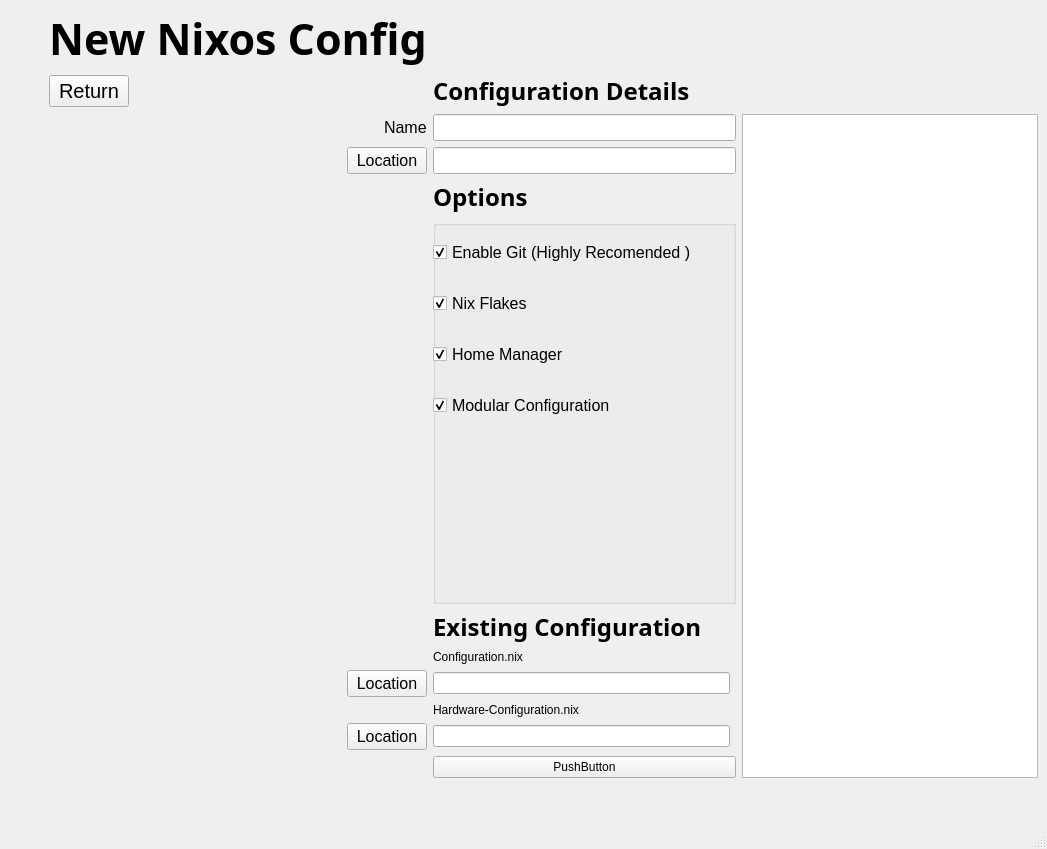
<?xml version="1.0" encoding="UTF-8"?>
<ui version="4.0">
 <class>MainWindow</class>
 <widget class="QMainWindow" name="MainWindow">
  <property name="geometry">
   <rect>
    <x>0</x>
    <y>0</y>
    <width>1047</width>
    <height>849</height>
   </rect>
  </property>
  <property name="sizePolicy">
   <sizepolicy hsizetype="Expanding" vsizetype="Expanding">
    <horstretch>1</horstretch>
    <verstretch>1</verstretch>
   </sizepolicy>
  </property>
  <property name="windowTitle">
   <string>MainWindow</string>
  </property>
  <widget class="QWidget" name="initNixosConfigWidget">
   <property name="sizePolicy">
    <sizepolicy hsizetype="Expanding" vsizetype="Expanding">
     <horstretch>1</horstretch>
     <verstretch>1</verstretch>
    </sizepolicy>
   </property>
   <layout class="QGridLayout" name="gridLayout" rowstretch="0,0,0,0,0,0,0,0,0,0,0,0,0" columnstretch="0,0,0,0,0">
    <property name="sizeConstraint">
     <enum>QLayout::SetNoConstraint</enum>
    </property>
    <property name="horizontalSpacing">
     <number>6</number>
    </property>
    <item row="5" column="2" colspan="2">
     <widget class="QGroupBox" name="groupBox">
      <property name="sizePolicy">
       <sizepolicy hsizetype="Expanding" vsizetype="Expanding">
        <horstretch>0</horstretch>
        <verstretch>0</verstretch>
       </sizepolicy>
      </property>
      <property name="title">
       <string/>
      </property>
      <property name="checkable">
       <bool>false</bool>
      </property>
      <widget class="QWidget" name="verticalLayoutWidget">
       <property name="geometry">
        <rect>
         <x>0</x>
         <y>0</y>
         <width>411</width>
         <height>220</height>
        </rect>
       </property>
       <layout class="QVBoxLayout" name="verticalLayout">
        <item>
         <widget class="QCheckBox" name="enableGit">
          <property name="enabled">
           <bool>true</bool>
          </property>
          <property name="font">
           <font>
            <pointsize>12</pointsize>
           </font>
          </property>
          <property name="text">
           <string>Enable Git (Highly Recomended )</string>
          </property>
          <property name="checked">
           <bool>true</bool>
          </property>
         </widget>
        </item>
        <item>
         <widget class="QCheckBox" name="enableFlakes">
          <property name="font">
           <font>
            <pointsize>12</pointsize>
           </font>
          </property>
          <property name="text">
           <string>Nix Flakes</string>
          </property>
          <property name="checked">
           <bool>true</bool>
          </property>
         </widget>
        </item>
        <item>
         <widget class="QCheckBox" name="enableHomeManager">
          <property name="font">
           <font>
            <pointsize>12</pointsize>
           </font>
          </property>
          <property name="text">
           <string>Home Manager</string>
          </property>
          <property name="checked">
           <bool>true</bool>
          </property>
         </widget>
        </item>
        <item>
         <widget class="QCheckBox" name="enableModularConfig">
          <property name="font">
           <font>
            <pointsize>12</pointsize>
           </font>
          </property>
          <property name="text">
           <string>Modular Configuration</string>
          </property>
          <property name="checked">
           <bool>true</bool>
          </property>
         </widget>
        </item>
       </layout>
      </widget>
     </widget>
    </item>
    <item row="9" column="2">
     <widget class="QLabel" name="label_8">
      <property name="text">
       <string>Hardware-Configuration.nix</string>
      </property>
     </widget>
    </item>
    <item row="6" column="2">
     <widget class="QLabel" name="label_6">
      <property name="font">
       <font>
        <family>cursor.pcf</family>
        <pointsize>18</pointsize>
        <weight>75</weight>
        <bold>true</bold>
       </font>
      </property>
      <property name="text">
       <string>Existing Configuration</string>
      </property>
     </widget>
    </item>
    <item row="7" column="2">
     <widget class="QLabel" name="label_7">
      <property name="text">
       <string>Configuration.nix</string>
      </property>
     </widget>
    </item>
    <item row="3" column="1" alignment="Qt::AlignRight">
     <widget class="QPushButton" name="newConfigLocation">
      <property name="sizePolicy">
       <sizepolicy hsizetype="Fixed" vsizetype="Fixed">
        <horstretch>0</horstretch>
        <verstretch>0</verstretch>
       </sizepolicy>
      </property>
      <property name="font">
       <font>
        <pointsize>12</pointsize>
       </font>
      </property>
      <property name="text">
       <string>Location</string>
      </property>
      <property name="icon">
       <iconset>
        <normaloff>:/icons/assets/icons/folder.png</normaloff>:/icons/assets/icons/folder.png</iconset>
      </property>
     </widget>
    </item>
    <item row="3" column="2" colspan="2">
     <widget class="QLineEdit" name="newConfig">
      <property name="font">
       <font>
        <pointsize>12</pointsize>
       </font>
      </property>
     </widget>
    </item>
    <item row="4" column="2" colspan="2">
     <widget class="QLabel" name="label_5">
      <property name="sizePolicy">
       <sizepolicy hsizetype="Preferred" vsizetype="Fixed">
        <horstretch>0</horstretch>
        <verstretch>0</verstretch>
       </sizepolicy>
      </property>
      <property name="font">
       <font>
        <family>cursor.pcf</family>
        <pointsize>18</pointsize>
        <weight>75</weight>
        <bold>true</bold>
       </font>
      </property>
      <property name="text">
       <string>Options</string>
      </property>
     </widget>
    </item>
    <item row="8" column="2">
     <widget class="QLineEdit" name="existingConfig"/>
    </item>
    <item row="2" column="1" alignment="Qt::AlignRight">
     <widget class="QLabel" name="label_3">
      <property name="font">
       <font>
        <pointsize>12</pointsize>
       </font>
      </property>
      <property name="text">
       <string>Name</string>
      </property>
     </widget>
    </item>
    <item row="4" column="0">
     <spacer name="horizontalSpacer_2">
      <property name="orientation">
       <enum>Qt::Horizontal</enum>
      </property>
      <property name="sizeType">
       <enum>QSizePolicy::Minimum</enum>
      </property>
      <property name="sizeHint" stdset="0">
       <size>
        <width>40</width>
        <height>20</height>
       </size>
      </property>
     </spacer>
    </item>
    <item row="8" column="1" alignment="Qt::AlignRight">
     <widget class="QPushButton" name="existingConfigLocation">
      <property name="sizePolicy">
       <sizepolicy hsizetype="Fixed" vsizetype="Fixed">
        <horstretch>0</horstretch>
        <verstretch>0</verstretch>
       </sizepolicy>
      </property>
      <property name="font">
       <font>
        <pointsize>12</pointsize>
       </font>
      </property>
      <property name="text">
       <string>Location</string>
      </property>
      <property name="icon">
       <iconset>
        <normaloff>:/icons/assets/icons/folder.png</normaloff>:/icons/assets/icons/folder.png</iconset>
      </property>
     </widget>
    </item>
    <item row="11" column="2" colspan="2">
     <widget class="QPushButton" name="pushButton_3">
      <property name="text">
       <string>PushButton</string>
      </property>
     </widget>
    </item>
    <item row="0" column="1">
     <widget class="QLabel" name="label">
      <property name="font">
       <font>
        <family>cursor.pcf</family>
        <pointsize>32</pointsize>
        <weight>75</weight>
        <bold>true</bold>
       </font>
      </property>
      <property name="text">
       <string>New Nixos Config</string>
      </property>
      <property name="alignment">
       <set>Qt::AlignCenter</set>
      </property>
     </widget>
    </item>
    <item row="2" column="2" colspan="2">
     <widget class="QLineEdit" name="lineEdit">
      <property name="sizePolicy">
       <sizepolicy hsizetype="Preferred" vsizetype="Fixed">
        <horstretch>0</horstretch>
        <verstretch>0</verstretch>
       </sizepolicy>
      </property>
      <property name="font">
       <font>
        <pointsize>12</pointsize>
       </font>
      </property>
     </widget>
    </item>
    <item row="1" column="2" colspan="2">
     <widget class="QLabel" name="label_4">
      <property name="sizePolicy">
       <sizepolicy hsizetype="Fixed" vsizetype="Fixed">
        <horstretch>0</horstretch>
        <verstretch>0</verstretch>
       </sizepolicy>
      </property>
      <property name="font">
       <font>
        <family>cursor.pcf</family>
        <pointsize>18</pointsize>
        <weight>75</weight>
        <bold>true</bold>
       </font>
      </property>
      <property name="text">
       <string>Configuration Details</string>
      </property>
     </widget>
    </item>
    <item row="10" column="2">
     <widget class="QLineEdit" name="existingHardwareConfig"/>
    </item>
    <item row="1" column="1">
     <widget class="QPushButton" name="pushButton">
      <property name="sizePolicy">
       <sizepolicy hsizetype="Fixed" vsizetype="Fixed">
        <horstretch>0</horstretch>
        <verstretch>0</verstretch>
       </sizepolicy>
      </property>
      <property name="font">
       <font>
        <pointsize>15</pointsize>
       </font>
      </property>
      <property name="text">
       <string>Return</string>
      </property>
      <property name="icon">
       <iconset>
        <normaloff>:/icons/assets/icons/back_arrow.png</normaloff>:/icons/assets/icons/back_arrow.png</iconset>
      </property>
      <property name="iconSize">
       <size>
        <width>32</width>
        <height>32</height>
       </size>
      </property>
     </widget>
    </item>
    <item row="0" column="2" alignment="Qt::AlignHCenter">
     <widget class="QLabel" name="label_2">
      <property name="maximumSize">
       <size>
        <width>50</width>
        <height>50</height>
       </size>
      </property>
      <property name="text">
       <string/>
      </property>
      <property name="pixmap">
       <pixmap>:/icons/assets/icons/nix.png</pixmap>
      </property>
      <property name="scaledContents">
       <bool>true</bool>
      </property>
     </widget>
    </item>
    <item row="10" column="1" alignment="Qt::AlignRight">
     <widget class="QPushButton" name="existingHardwareConfigLocation">
      <property name="sizePolicy">
       <sizepolicy hsizetype="Fixed" vsizetype="Fixed">
        <horstretch>0</horstretch>
        <verstretch>0</verstretch>
       </sizepolicy>
      </property>
      <property name="font">
       <font>
        <pointsize>12</pointsize>
       </font>
      </property>
      <property name="text">
       <string>Location</string>
      </property>
      <property name="icon">
       <iconset>
        <normaloff>:/icons/assets/icons/folder.png</normaloff>:/icons/assets/icons/folder.png</iconset>
      </property>
     </widget>
    </item>
    <item row="12" column="2">
     <spacer name="verticalSpacer">
      <property name="orientation">
       <enum>Qt::Vertical</enum>
      </property>
      <property name="sizeType">
       <enum>QSizePolicy::Preferred</enum>
      </property>
      <property name="sizeHint" stdset="0">
       <size>
        <width>20</width>
        <height>40</height>
       </size>
      </property>
     </spacer>
    </item>
    <item row="2" column="4" rowspan="10">
     <widget class="QTreeView" name="configOverview"/>
    </item>
   </layout>
  </widget>
  <widget class="QStatusBar" name="statusbar"/>
 </widget>
 <resources>
  <include location="Global.qrc"/>
  <include location="../../../.designer/backup/Global.qrc"/>
 </resources>
 <connections/>
</ui>
